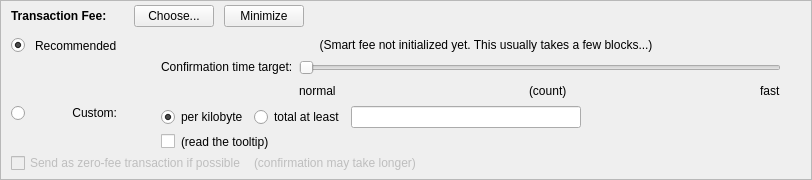
    <widget class="QFrame" name="frameFee">
     <property name="sizePolicy">
      <sizepolicy hsizetype="Expanding" vsizetype="Expanding">
       <horstretch>0</horstretch>
       <verstretch>0</verstretch>
      </sizepolicy>
     </property>
     <property name="maximumSize">
      <size>
       <width>16777215</width>
       <height>16777215</height>
      </size>
     </property>
     <property name="frameShape">
      <enum>QFrame::StyledPanel</enum>
     </property>
     <property name="frameShadow">
      <enum>QFrame::Sunken</enum>
     </property>
     <layout class="QVBoxLayout" name="verticalLayoutFee1">
      <property name="spacing">
       <number>0</number>
      </property>
      <property name="leftMargin">
       <number>0</number>
      </property>
      <property name="topMargin">
       <number>0</number>
      </property>
      <property name="rightMargin">
       <number>0</number>
      </property>
      <property name="bottomMargin">
       <number>0</number>
      </property>
      <item>
       <layout class="QVBoxLayout" name="verticalLayoutFee2" stretch="0,0,0">
        <property name="spacing">
         <number>0</number>
        </property>
        <property name="leftMargin">
         <number>10</number>
        </property>
        <property name="topMargin">
         <number>0</number>
        </property>
        <item>
         <layout class="QHBoxLayout" name="horizontalLayoutFee1">
          <property name="bottomMargin">
           <number>0</number>
          </property>
          <item>
           <layout class="QVBoxLayout" name="verticalLayoutFee7">
            <property name="spacing">
             <number>0</number>
            </property>
            <item>
             <spacer name="verticalSpacerSmartFee">
              <property name="orientation">
               <enum>Qt::Vertical</enum>
              </property>
              <property name="sizeType">
               <enum>QSizePolicy::Fixed</enum>
              </property>
              <property name="sizeHint" stdset="0">
               <size>
                <width>1</width>
                <height>4</height>
               </size>
              </property>
             </spacer>
            </item>
            <item>
             <layout class="QHBoxLayout" name="horizontalLayoutSmartFee">
              <property name="spacing">
               <number>10</number>
              </property>
              <item>
               <widget class="QLabel" name="labelFeeHeadline">
                <property name="sizePolicy">
                 <sizepolicy hsizetype="Preferred" vsizetype="Maximum">
                  <horstretch>0</horstretch>
                  <verstretch>0</verstretch>
                 </sizepolicy>
                </property>
                <property name="font">
                 <font>
                  <weight>75</weight>
                  <bold>true</bold>
                 </font>
                </property>
                <property name="styleSheet">
                 <string notr="true">font-weight:bold;</string>
                </property>
                <property name="text">
                 <string>Transaction Fee:</string>
                </property>
               </widget>
              </item>
              <item>
               <widget class="QLabel" name="labelFeeMinimized">
                <property name="text">
                 <string/>
                </property>
               </widget>
              </item>
              <item>
               <widget class="QPushButton" name="buttonChooseFee">
                <property name="text">
                 <string>Choose...</string>
                </property>
               </widget>
              </item>
              <item>
               <widget class="QPushButton" name="buttonMinimizeFee">
                <property name="toolTip">
                 <string>collapse fee-settings</string>
                </property>
                <property name="text">
                 <string>Minimize</string>
                </property>
               </widget>
              </item>
             </layout>
            </item>
            <item>
             <spacer name="verticalSpacer_5">
              <property name="orientation">
               <enum>Qt::Vertical</enum>
              </property>
              <property name="sizeHint" stdset="0">
               <size>
                <width>1</width>
                <height>1</height>
               </size>
              </property>
             </spacer>
            </item>
           </layout>
          </item>
          <item>
           <spacer name="horizontalSpacer_4">
            <property name="orientation">
             <enum>Qt::Horizontal</enum>
            </property>
            <property name="sizeHint" stdset="0">
             <size>
              <width>40</width>
              <height>20</height>
             </size>
            </property>
           </spacer>
          </item>
         </layout>
        </item>
        <item>
         <widget class="QFrame" name="frameFeeSelection">
          <layout class="QVBoxLayout" name="verticalLayoutFee12">
           <property name="spacing">
            <number>0</number>
           </property>
           <property name="leftMargin">
            <number>0</number>
           </property>
           <property name="topMargin">
            <number>0</number>
           </property>
           <property name="rightMargin">
            <number>0</number>
           </property>
           <property name="bottomMargin">
            <number>0</number>
           </property>
           <item>
            <layout class="QGridLayout" name="gridLayoutFee">
             <property name="topMargin">
              <number>10</number>
             </property>
             <property name="bottomMargin">
              <number>4</number>
             </property>
             <property name="horizontalSpacing">
              <number>10</number>
             </property>
             <property name="verticalSpacing">
              <number>4</number>
             </property>
             <item row="2" column="4">
              <layout class="QVBoxLayout" name="verticalLayoutFee8">
               <property name="spacing">
                <number>6</number>
               </property>
               <item>
                <layout class="QHBoxLayout" name="horizontalLayoutFee13">
                 <item>
                  <widget class="QRadioButton" name="radioCustomPerKilobyte">
                   <property name="toolTip">
                    <string>If the custom fee is set to 1000 uWORMs and the transaction is only 250 bytes, then &quot;per kilobyte&quot; only pays 250 uWORMs in fee,&lt;br /&gt;while &quot;at least&quot; pays 1000 uWORMs. For transactions bigger than a kilobyte both pay by kilobyte.</string>
                   </property>
                   <property name="text">
                    <string>per kilobyte</string>
                   </property>
                   <property name="checked">
                    <bool>true</bool>
                   </property>
                   <attribute name="buttonGroup">
                    <string notr="true">groupCustomFee</string>
                   </attribute>
                  </widget>
                 </item>
                 <item>
                  <widget class="QRadioButton" name="radioCustomAtLeast">
                   <property name="toolTip">
                    <string>If the custom fee is set to 1000 uWORMs and the transaction is only 250 bytes, then &quot;per kilobyte&quot; only pays 250 uWORMs in fee,&lt;br /&gt;while &quot;total at least&quot; pays 1000 uWORMs. For transactions bigger than a kilobyte both pay by kilobyte.</string>
                   </property>
                   <property name="text">
                    <string>total at least</string>
                   </property>
                   <attribute name="buttonGroup">
                    <string notr="true">groupCustomFee</string>
                   </attribute>
                  </widget>
                 </item>
                 <item>
                  <widget class="BitcoinAmountField" name="customFee"/>
                 </item>
                 <item>
                  <spacer name="horizontalSpacer_6">
                   <property name="orientation">
                    <enum>Qt::Horizontal</enum>
                   </property>
                   <property name="sizeHint" stdset="0">
                    <size>
                     <width>1</width>
                     <height>1</height>
                    </size>
                   </property>
                  </spacer>
                 </item>
                </layout>
               </item>
               <item>
                <layout class="QHBoxLayout" name="horizontalLayoutFee8">
                 <item>
                  <widget class="QCheckBox" name="checkBoxMinimumFee">
                   <property name="toolTip">
                    <string>Paying only the minimum fee is just fine as long as there is less transaction volume than space in the blocks.&lt;br /&gt;But be aware that this can end up in a never confirming transaction once there is more demand for WORM transactions than the network can process.</string>
                   </property>
                   <property name="text">
                    <string/>
                   </property>
                  </widget>
                 </item>
                 <item>
                  <widget class="QLabel" name="labelMinFeeWarning">
                   <property name="enabled">
                    <bool>true</bool>
                   </property>
                   <property name="toolTip">
                    <string>Paying only the minimum fee is just fine as long as there is less transaction volume than space in the blocks.&lt;br /&gt;But be aware that this can end up in a never confirming transaction once there is more demand for WORM transactions than the network can process.</string>
                   </property>
                   <property name="text">
                    <string>(read the tooltip)</string>
                   </property>
                   <property name="margin">
                    <number>5</number>
                   </property>
                  </widget>
                 </item>
                 <item>
                  <spacer name="horizontalSpacer_2">
                   <property name="orientation">
                    <enum>Qt::Horizontal</enum>
                   </property>
                   <property name="sizeHint" stdset="0">
                    <size>
                     <width>1</width>
                     <height>1</height>
                    </size>
                   </property>
                  </spacer>
                 </item>
                </layout>
               </item>
              </layout>
             </item>
             <item row="1" column="0">
              <layout class="QVBoxLayout" name="verticalLayoutFee4" stretch="1">
               <item>
                <spacer name="verticalSpacer_2">
                 <property name="orientation">
                  <enum>Qt::Vertical</enum>
                 </property>
                 <property name="sizeHint" stdset="0">
                  <size>
                   <width>1</width>
                   <height>1</height>
                  </size>
                 </property>
                </spacer>
               </item>
              </layout>
             </item>
             <item row="2" column="0">
              <layout class="QVBoxLayout" name="verticalLayoutFee9" stretch="0,1">
               <item>
                <widget class="QRadioButton" name="radioCustomFee">
                 <property name="text">
                  <string/>
                 </property>
                 <attribute name="buttonGroup">
                  <string notr="true">groupFee</string>
                 </attribute>
                </widget>
               </item>
               <item>
                <spacer name="verticalSpacer_6">
                 <property name="orientation">
                  <enum>Qt::Vertical</enum>
                 </property>
                 <property name="sizeHint" stdset="0">
                  <size>
                   <width>1</width>
                   <height>1</height>
                  </size>
                 </property>
                </spacer>
               </item>
              </layout>
             </item>
             <item row="1" column="4">
              <layout class="QVBoxLayout" name="verticalLayoutFee3" stretch="0,0,1">
               <property name="spacing">
                <number>6</number>
               </property>
               <property name="topMargin">
                <number>2</number>
               </property>
               <item>
                <layout class="QHBoxLayout" name="horizontalLayoutFee12">
                 <item>
                  <spacer name="horizontalSpacer_5">
                   <property name="orientation">
                    <enum>Qt::Horizontal</enum>
                   </property>
                   <property name="sizeHint" stdset="0">
                    <size>
                     <width>1</width>
                     <height>1</height>
                    </size>
                   </property>
                  </spacer>
                 </item>
                </layout>
               </item>
               <item>
                <layout class="QHBoxLayout" name="horizontalLayoutFee9">
                 <item>
                  <layout class="QVBoxLayout" name="verticalLayoutFee6">
                   <item>
                    <widget class="QLabel" name="labelSmartFee3">
                     <property name="text">
                      <string>Confirmation time target:</string>
                     </property>
                     <property name="margin">
                      <number>2</number>
                     </property>
                    </widget>
                   </item>
                   <item>
                    <spacer name="verticalSpacer_3">
                     <property name="orientation">
                      <enum>Qt::Vertical</enum>
                     </property>
                     <property name="sizeHint" stdset="0">
                      <size>
                       <width>1</width>
                       <height>1</height>
                      </size>
                     </property>
                    </spacer>
                   </item>
                  </layout>
                 </item>
                 <item>
                  <layout class="QVBoxLayout" name="verticalLayoutFee5">
                   <property name="rightMargin">
                    <number>30</number>
                   </property>
                   <item>
                    <widget class="QSlider" name="sliderSmartFee">
                     <property name="minimum">
                      <number>0</number>
                     </property>
                     <property name="maximum">
                      <number>24</number>
                     </property>
                     <property name="pageStep">
                      <number>1</number>
                     </property>
                     <property name="value">
                      <number>0</number>
                     </property>
                     <property name="orientation">
                      <enum>Qt::Horizontal</enum>
                     </property>
                     <property name="invertedAppearance">
                      <bool>false</bool>
                     </property>
                     <property name="invertedControls">
                      <bool>false</bool>
                     </property>
                     <property name="tickPosition">
                      <enum>QSlider::NoTicks</enum>
                     </property>
                    </widget>
                   </item>
                   <item>
                    <layout class="QHBoxLayout" name="horizontalLayoutFee10">
                     <item>
                      <widget class="QLabel" name="labelSmartFeeNormal">
                       <property name="text">
                        <string>normal</string>
                       </property>
                      </widget>
                     </item>
                     <item>
                      <spacer name="horizontalSpacer_7">
                       <property name="orientation">
                        <enum>Qt::Horizontal</enum>
                       </property>
                       <property name="sizeHint" stdset="0">
                        <size>
                         <width>40</width>
                         <height>20</height>
                        </size>
                       </property>
                      </spacer>
                     </item>
                     <item>
                      <widget class="QLabel" name="confirmationTargetLabel">
                       <property name="text">
                        <string>(count)</string>
                       </property>
                      </widget>
                     </item>
                     <item>
                      <spacer name="horizontalSpacer_3">
                       <property name="orientation">
                        <enum>Qt::Horizontal</enum>
                       </property>
                       <property name="sizeHint" stdset="0">
                        <size>
                         <width>40</width>
                         <height>20</height>
                        </size>
                       </property>
                      </spacer>
                     </item>
                     <item>
                      <widget class="QLabel" name="labelSmartFeeFast">
                       <property name="text">
                        <string>fast</string>
                       </property>
                      </widget>
                     </item>
                    </layout>
                   </item>
                  </layout>
                 </item>
                </layout>
               </item>
               <item>
                <spacer name="verticalSpacer_4">
                 <property name="orientation">
                  <enum>Qt::Vertical</enum>
                 </property>
                 <property name="sizeHint" stdset="0">
                  <size>
                   <width>1</width>
                   <height>1</height>
                  </size>
                 </property>
                </spacer>
               </item>
              </layout>
             </item>
             <item row="0" column="1">
              <widget class="QLabel" name="labelSmartFee_2">
               <property name="text">
                <string>Recommended</string>
               </property>
              </widget>
             </item>
             <item row="0" column="0">
              <widget class="QRadioButton" name="radioSmartFee">
               <property name="text">
                <string/>
               </property>
               <property name="checked">
                <bool>true</bool>
               </property>
               <attribute name="buttonGroup">
                <string notr="true">groupFee</string>
               </attribute>
              </widget>
             </item>
             <item row="2" column="1">
              <widget class="QLabel" name="labelCustomFee">
               <property name="text">
                <string>Custom:</string>
               </property>
               <property name="alignment">
                <set>Qt::AlignRight|Qt::AlignTop|Qt::AlignTrailing</set>
               </property>
              </widget>
             </item>
             <item row="0" column="2">
              <widget class="QLabel" name="labelSmartFee">
               <property name="text">
                <string/>
               </property>
               <property name="margin">
                <number>2</number>
               </property>
              </widget>
             </item>
             <item row="0" column="3">
              <widget class="QLabel" name="labelFeeEstimation">
               <property name="text">
                <string/>
               </property>
              </widget>
             </item>
             <item row="0" column="4">
              <widget class="QLabel" name="labelSmartFee2">
               <property name="text">
                <string>(Smart fee not initialized yet. This usually takes a few blocks...)</string>
               </property>
               <property name="alignment">
                <set>Qt::AlignHCenter</set>
               </property>
               <property name="wordWrap">
                <bool>true</bool>
               </property>
               <property name="margin">
                <number>2</number>
               </property>
              </widget>
             </item>
            </layout>
           </item>
           <item>
            <layout class="QHBoxLayout" name="horizontalLayoutFee5" stretch="0,0,0">
             <property name="spacing">
              <number>8</number>
             </property>
             <property name="bottomMargin">
              <number>4</number>
             </property>
             <item>
              <widget class="QCheckBox" name="checkBoxFreeTx">
               <property name="enabled">
                <bool>false</bool>
               </property>
               <property name="mouseTracking">
                <bool>true</bool>
               </property>
               <property name="text">
                <string>Send as zero-fee transaction if possible</string>
               </property>
              </widget>
             </item>
             <item>
              <widget class="QLabel" name="labelFreeTx">
               <property name="enabled">
                <bool>false</bool>
               </property>
               <property name="text">
                <string>(confirmation may take longer)</string>
               </property>
               <property name="margin">
                <number>5</number>
               </property>
              </widget>
             </item>
             <item>
              <spacer name="horizontalSpacerFee5">
               <property name="orientation">
                <enum>Qt::Horizontal</enum>
               </property>
               <property name="sizeHint" stdset="0">
                <size>
                 <width>1</width>
                 <height>1</height>
                </size>
               </property>
              </spacer>
             </item>
            </layout>
           </item>
           <item>
            <spacer name="verticalSpacerFee2">
             <property name="orientation">
              <enum>Qt::Vertical</enum>
             </property>
             <property name="sizeHint" stdset="0">
              <size>
               <width>1</width>
               <height>1</height>
              </size>
             </property>
            </spacer>
           </item>
          </layout>
         </widget>
        </item>
        <item>
         <spacer name="verticalSpacerFee">
          <property name="orientation">
           <enum>Qt::Vertical</enum>
          </property>
          <property name="sizeHint" stdset="0">
           <size>
            <width>800</width>
            <height>1</height>
           </size>
          </property>
         </spacer>
        </item>
       </layout>
      </item>
     </layout>
    </widget>
